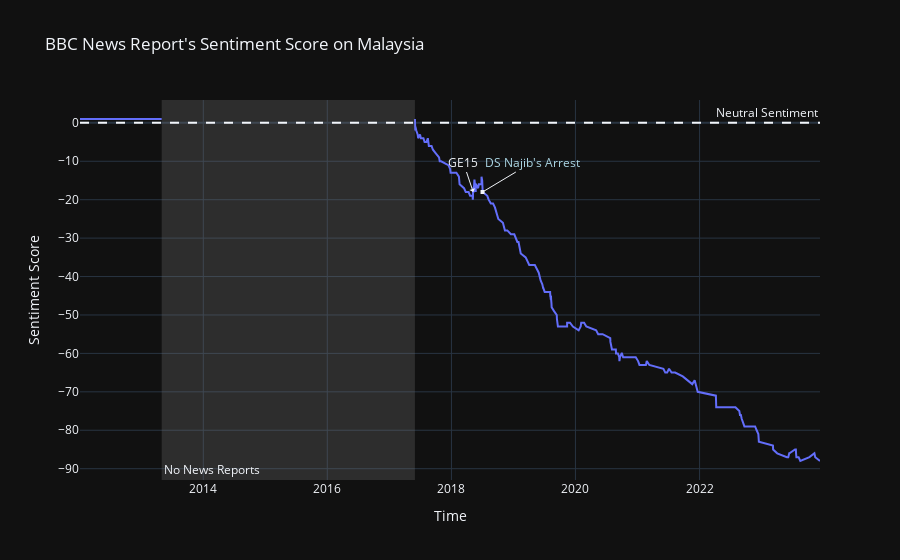

Notebook code cell kept with this figure:
### Code cell
fig = go.Figure()
fig.update_layout(
 title="BBC News Report's Sentiment Score on Malaysia",
 xaxis_title="Time",
 yaxis_title="Sentiment Score",
 template = 'plotly_dark'
)
fig.add_trace(go.Line(y=df_sentiment['score'],x=df_sentiment['publisheddate'], connectgaps=False))
fig.add_vrect(x0='2013-05-01',x1='2017-05-31',annotation_text="No News Reports", annotation_position="bottom left",
              fillcolor="grey", opacity=0.25, line_width=0)
fig.add_hline(y=0,annotation_text='Neutral Sentiment',line_dash="dash")
fig.add_annotation(x='2018-05-09',y=-18, 
            text="GE15",
            showarrow=True,
            arrowhead=1)
fig.add_annotation(x='2018-07-03',y=-18, 
            text="DS Najib's Arrest",
            font=dict(color = 'lightblue'),
            showarrow=True,
            arrowhead=7,
            ax=50,
            ay=-30,)
fig.show()

### Figure 1 — Plotly figure (JSON) as saved in the notebook; plotly's stock layout.template omitted (floating-point values rounded to 4 significant figures; data arrays with more than 128 entries replaced by an {"elided": "..."} marker saying what was removed)
{"data": [{"connectgaps": false, "type": "scatter", "x": {"elided": "211 str values"}, "y": {"elided": "211 int values"}}], "layout": {"annotations": [{"showarrow": false, "text": "No News Reports", "x": "2013-05-01", "xanchor": "left", "xref": "x", "y": 0, "yanchor": "bottom", "yref": "y domain"}, {"showarrow": false, "text": "Neutral Sentiment", "x": 1, "xanchor": "right", "xref": "x domain", "y": 0, "yanchor": "bottom", "yref": "y"}, {"arrowhead": 1, "showarrow": true, "text": "GE15", "x": "2018-05-09", "y": -18}, {"arrowhead": 7, "ax": 50, "ay": -30, "font": {"color": "lightblue"}, "showarrow": true, "text": "DS Najib's Arrest", "x": "2018-07-03", "y": -18}], "shapes": [{"fillcolor": "grey", "line": {"width": 0}, "opacity": 0.25, "type": "rect", "x0": "2013-05-01", "x1": "2017-05-31", "xref": "x", "y0": 0, "y1": 1, "yref": "y domain"}, {"line": {"dash": "dash"}, "type": "line", "x0": 0, "x1": 1, "xref": "x domain", "y0": 0, "y1": 0, "yref": "y"}], "title": {"text": "BBC News Report's Sentiment Score on Malaysia"}, "xaxis": {"title": {"text": "Time"}}, "yaxis": {"title": {"text": "Sentiment Score"}}}}
